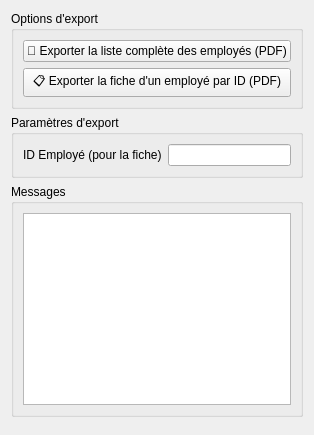
                      <widget class="QWidget" name="tabExportPdf">
                       <attribute name="title">
                        <string>Export PDF</string>
                       </attribute>
                       <layout class="QVBoxLayout" name="vertical_export_pdf">
                        <item>
                         <widget class="QGroupBox" name="groupExportOptions">
                          <property name="title">
                           <string>Options d'export</string>
                          </property>
                          <layout class="QVBoxLayout" name="vExportOptions">
                           <item>
                            <widget class="QPushButton" name="btnExportListeComplete">
                             <property name="text">
                              <string>📄 Exporter la liste complète des employés (PDF)</string>
                             </property>
                             <property name="minimumHeight">
                              <number>50</number>
                             </property>
                            </widget>
                           </item>
                           <item>
                            <widget class="QPushButton" name="btnExportFicheEmploye">
                             <property name="text">
                              <string>📋 Exporter la fiche d'un employé par ID (PDF)</string>
                             </property>
                             <property name="minimumHeight">
                              <number>50</number>
                             </property>
                            </widget>
                           </item>
                          </layout>
                         </widget>
                        </item>
                        <item>
                         <widget class="QGroupBox" name="groupIdExport">
                          <property name="title">
                           <string>Paramètres d'export</string>
                          </property>
                          <layout class="QFormLayout" name="formIdExport">
                           <item row="0" column="0">
                            <widget class="QLabel" name="label_id_export">
                             <property name="text">
                              <string>ID Employé (pour la fiche)</string>
                             </property>
                            </widget>
                           </item>
                           <item row="0" column="1">
                            <widget class="QLineEdit" name="lineEdit_id_export" />
                           </item>
                          </layout>
                         </widget>
                        </item>
                        <item>
                         <widget class="QGroupBox" name="groupMessagesExport">
                          <property name="title">
                           <string>Messages</string>
                          </property>
                          <layout class="QVBoxLayout" name="vMessagesExport">
                           <item>
                            <widget class="QTextEdit" name="textEdit_export_messages">
                             <property name="readOnly">
                              <bool>false</bool>
                             </property>
                             <property name="maximumHeight">
                              <number>100</number>
                             </property>
                            </widget>
                           </item>
                          </layout>
                         </widget>
                        </item>
                        <item>
                         <spacer name="verticalSpacer_export">
                          <property name="orientation">
                           <enum>Qt::Vertical</enum>
                          </property>
                         </spacer>
                        </item>
                       </layout>
                      </widget>
